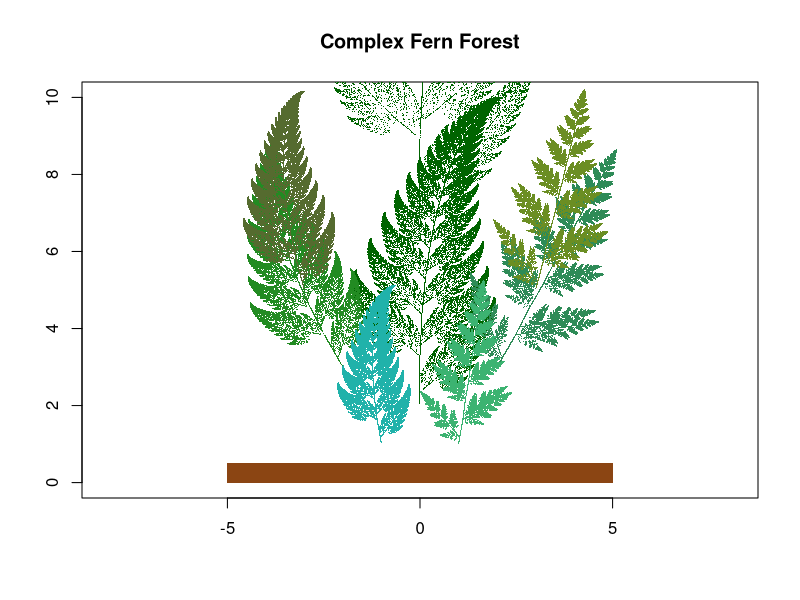

Generate this figure with R:
# @author: my@daisg.com
# @date: 2025-10-30
# @version: 0.1
# Copyright (c) 2025 daisg
# SPDX-License-Identifier: GPL-3
# @brief/ Description
# 蕨类森林（FernForest)
# 增强版的蕨类植物生成器，支持多方向和变换
fern_complex <- function(n_points = 50000, 
                         position = c(0, 0), 
                         angle = 0, 
                         scale = 1,
                         mirror = FALSE,
                         color = "darkgreen") {
  
  points <- matrix(0, nrow = n_points, ncol = 2)
  x <- 0; y <- 0
  
  for (i in 1:n_points) {
    r <- runif(1)
    
    if (r <= 0.01) {
      # 变换1：茎
      x <- 0
      y <- 0.16 * y
    } else if (r <= 0.86) {
      # 变换2：小叶子
      x_new <- 0.85 * x + 0.04 * y
      y_new <- -0.04 * x + 0.85 * y + 1.6
      x <- x_new; y <- y_new
    } else if (r <= 0.93) {
      # 变换3：左边大叶子
      x_new <- 0.2 * x - 0.26 * y
      y_new <- 0.23 * x + 0.22 * y + 1.6
      x <- x_new; y <- y_new
    } else {
      # 变换4：右边大叶子
      x_new <- -0.15 * x + 0.28 * y
      y_new <- 0.26 * x + 0.24 * y + 0.44
      x <- x_new; y <- y_new
    }
    
    # 镜像变换（如果需要）
    if (mirror) {
      x <- -x
    }
    
    # 旋转和缩放
    theta <- angle * pi / 180
    x_rot <- x * cos(theta) - y * sin(theta)
    y_rot <- x * sin(theta) + y * cos(theta)
    
    # 应用缩放和平移
    points[i, 1] <- position[1] + x_rot * scale
    points[i, 2] <- position[2] + y_rot * scale
  }
  
  return(list(points = points, color = color))
}

# 绘制多方向蕨类森林
draw_fern_forest <- function() {
  # 创建画布
  plot(0, 0, type = "n", xlim = c(-5, 5), ylim = c(0, 10), 
       xlab = "", ylab = "", main = "Complex Fern Forest", asp = 1)
  
  # 定义多个蕨类的参数
  ferns <- list(
    list(position = c(0, 2), angle = 0, scale = 0.8, mirror = FALSE, color = "darkgreen"),
    list(position = c(-2, 3), angle = 30, scale = 0.6, mirror = FALSE, color = "forestgreen"),
    list(position = c(2, 3), angle = -30, scale = 0.6, mirror = TRUE, color = "seagreen"),
    list(position = c(-3, 5), angle = 15, scale = 0.5, mirror = FALSE, color = "darkolivegreen"),
    list(position = c(3, 5), angle = -15, scale = 0.5, mirror = TRUE, color = "olivedrab"),
    list(position = c(0, 7), angle = 0, scale = 1.2, mirror = FALSE, color = "darkgreen"),
    list(position = c(-1, 1), angle = 10, scale = 0.4, mirror = FALSE, color = "lightseagreen"),
    list(position = c(1, 1), angle = -10, scale = 0.4, mirror = TRUE, color = "mediumseagreen")
  )
  
  # 绘制所有蕨类
  for (fern_params in ferns) {
    fern_data <- do.call(fern_complex, fern_params)
    points(fern_data$points, pch = ".", cex = 0.8, col = fern_data$color)
  }
  
  # 添加地面
  rect(-5, 0, 5, 0.5, col = "saddlebrown", border = NA)
}

draw_fern_forest()